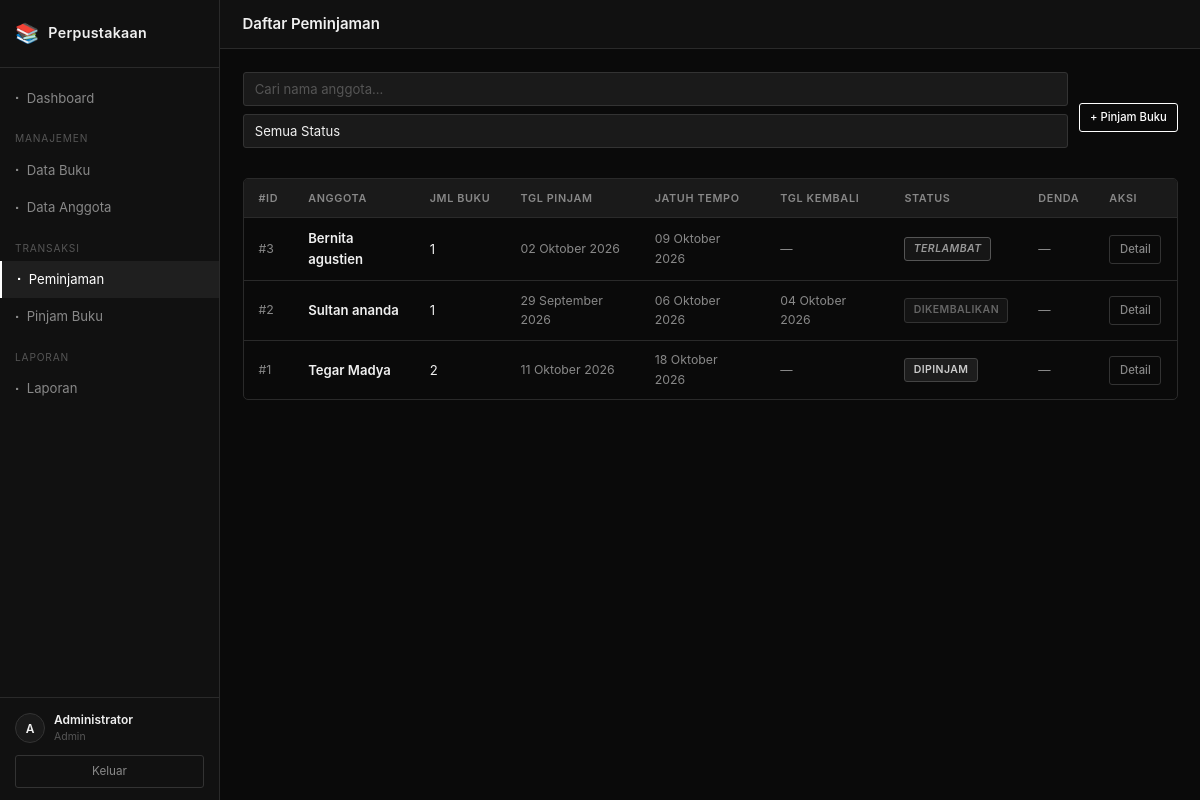
The app's page /admin/peminjaman/index.php (signed in) with its own data.
### tables this page shows
CREATE TABLE peminjaman (
    id                  INT UNSIGNED AUTO_INCREMENT PRIMARY KEY,
    user_id             INT UNSIGNED NOT NULL,
    tanggal_pinjam      DATE         NOT NULL,
    tanggal_jatuh_tempo DATE         NOT NULL,
    tanggal_kembali     DATE         DEFAULT NULL,
    status              ENUM('dipinjam','dikembalikan') NOT NULL DEFAULT 'dipinjam',
    denda               DECIMAL(12,2) NOT NULL DEFAULT 0.00,
    CONSTRAINT fk_peminjaman_user FOREIGN KEY (user_id) REFERENCES users(id) ON UPDATE CASCADE
);

CREATE TABLE users (
    id          INT UNSIGNED AUTO_INCREMENT PRIMARY KEY,
    nama        VARCHAR(100) NOT NULL,
    username    VARCHAR(50)  NOT NULL UNIQUE,
    password    VARCHAR(255) NOT NULL,
    role        ENUM('admin','anggota') NOT NULL DEFAULT 'anggota',
    no_hp       VARCHAR(20)  DEFAULT NULL,
    created_at  DATETIME     NOT NULL DEFAULT CURRENT_TIMESTAMP
);

### includes/fungsi.php (called while the page is built, shortened)
<?php
function formatTanggal(?string $tanggal): string {
    $bulan = [
        1=>'Januari',2=>'Februari',3=>'Maret',4=>'April',
        5=>'Mei',6=>'Juni',7=>'Juli',8=>'Agustus',
        9=>'September',10=>'Oktober',11=>'November',12=>'Desember'
    ];
    $d = new DateTime($tanggal);
    return $d->format('d') . ' ' . $bulan[(int)$d->format('n')] . ' ' . $d->format('Y');
}
function isTelat(string $jatuhTempo): bool {
    $today   = new DateTime();
    $expired = new DateTime($jatuhTempo);
    return $today > $expired;
}
function e(string $str): string {
    return htmlspecialchars($str, ENT_QUOTES, 'UTF-8');
}

### admin/peminjaman/index.php (the view, shortened to what this page needs)
<?php
require_once __DIR__ . '/../../config/koneksi.php';
require_once __DIR__ . '/../../includes/fungsi.php';
$filterStatus = $_GET['status'] ?? '';
$where = '';
$params = [];
$peminjaman = $pdo->prepare("
    SELECT p.*, u.nama,
           (SELECT COUNT(*) FROM detail_peminjaman dp WHERE dp.peminjaman_id = p.id) AS jumlah_buku
    FROM peminjaman p
    JOIN users u ON p.user_id = u.id
    $where
    ORDER BY p.id DESC
");
$peminjaman->execute($params);
$data = $peminjaman->fetchAll();
require_once __DIR__ . '/../../includes/header.php';
?>
<div class="toolbar">
    <div class="search-bar" style="flex:1;">
        <input type="text" class="form-control search-input"
               placeholder="Cari nama anggota..."
               data-search-target="#tablePinjam">
        <select class="form-control filter-select" onchange="window.location.href='?status='+this.value">
            <option value="" <?= $filterStatus === '' ? 'selected':'' ?>>Semua Status</option>
        </select>
    </div>
    <a href="<?= APP_URL ?>/admin/peminjaman/tambah.php" class="btn btn-primary btn-sm">
        + Pinjam Buku
    </a>
</div>
<div class="table-wrapper">
    <table id="tablePinjam">
        <thead>
            <tr>
                <th>#ID</th>
                <th>Anggota</th>
                <th>Jml Buku</th>
                <th>Tgl Pinjam</th>
                <th>Jatuh Tempo</th>
                <th>Tgl Kembali</th>
                <th>Status</th>
                <th>Denda</th>
                <th>Aksi</th>
            </tr>
        </thead>
        <tbody>
            <?php if (empty($data)): ?>
                <tr>
                    <td colspan="9" style="text-align:center;padding:2rem;color:var(--text-muted);">
                        Belum ada data peminjaman.
                    </td>
                </tr>
            <?php else: ?>
                <?php foreach ($data as $p): ?>
                    <?php $isLate = ($p['status'] === 'dipinjam' && isTelat($p['tanggal_jatuh_tempo'])); ?>
                    <tr>
                        <td class="td-muted">#<?= $p['id'] ?></td>
                        <td class="fw-bold"><?= e($p['nama']) ?></td>
                        <td><?= $p['jumlah_buku'] ?></td>
                        <td class="td-muted"><?= formatTanggal($p['tanggal_pinjam']) ?></td>
                        <td class="td-muted"><?= formatTanggal($p['tanggal_jatuh_tempo']) ?></td>
                        <td class="td-muted"><?= $p['tanggal_kembali'] ? formatTanggal($p['tanggal_kembali']) : '—' ?></td>
                        <td>
                            <?php if ($p['status'] === 'dikembalikan'): ?>
                                <span class="badge badge-dikembalikan">Dikembalikan</span>
                            <?php elseif ($isLate): ?>
                                <span class="badge badge-telat">Terlambat</span>
                            <?php else: ?>
                                <span class="badge badge-dipinjam">Dipinjam</span>
                            <?php endif; ?>
                        </td>
                        <td class="td-muted">
                            <?= $p['denda'] > 0 ? formatRupiah($p['denda']) : '—' ?>
                        </td>
                        <td>
                            <a href="<?= APP_URL ?>/admin/peminjaman/detail.php?id=<?= $p['id'] ?>"
                               class="btn btn-secondary btn-sm">Detail</a>
                        </td>
                    </tr>
                <?php endforeach; ?>
            <?php endif; ?>
        </tbody>
    </table>
</div>
<?php require_once __DIR__ . '/../../includes/footer.php'; ?>

### assets/css/style.css (style rules this page uses)
*, *::before, *::after { box-sizing: border-box; margin: 0; padding: 0; }
:root { --bg-base: #0a0a0a; --bg-surface: #111111; --bg-elevated: #1a1a1a; --bg-hover: #222222; --border: #2a2a2a; --border-light: #333333; --text-primary: #f0f0f0; --text-secondary: #888888; --text-muted: #555555; --white: #ffffff; --white-dim: rgba(255,255,255,0.06); --status-ok: #6a6a6a; --status-warn: #888888; --status-bad: #4a4a4a; --sidebar-w: 220px; --radius: 5px; --radius-sm: 3px; --transition: 0.15s ease; --font: -apple-system, BlinkMacSystemFont, 'Segoe UI', Roboto, Oxygen, Ubuntu, sans-serif; }
html { font-size: 15px; scroll-behavior: smooth; }
body { font-family: var(--font); background: var(--bg-base); color: var(--text-primary); line-height: 1.6; min-height: 100vh; }
a { color: inherit; text-decoration: none; }
.table-wrapper { overflow-x: auto; border: 1px solid var(--border); border-radius: var(--radius); }
table { width: 100%; border-collapse: collapse; font-size: 0.875rem; }
thead th { background: var(--bg-elevated); color: var(--text-secondary); font-size: 0.72rem; font-weight: 600; text-transform: uppercase; letter-spacing: 0.06em; padding: 0.7rem 1rem; border-bottom: 1px solid var(--border); text-align: left; white-space: nowrap; }
tbody td { padding: 0.65rem 1rem; border-bottom: 1px solid var(--border); color: var(--text-primary); vertical-align: middle; }
tbody tr:last-child td { border-bottom: none; }
.td-muted { color: var(--text-secondary); font-size: 0.82rem; }
.badge { display: inline-block; padding: 0.2rem 0.55rem; font-size: 0.7rem; font-weight: 600; letter-spacing: 0.04em; border-radius: var(--radius-sm); text-transform: uppercase; }
.badge-dipinjam { background: rgba(255,255,255,0.08); color: #ccc; border: 1px solid #444; }
.badge-dikembalikan { background: rgba(255,255,255,0.04); color: #666; border: 1px solid #333; }
.badge-telat { background: rgba(255,255,255,0.05); color: #999; border: 1px solid #555; font-style: italic; }
.form-control { width: 100%; background: var(--bg-elevated); border: 1px solid var(--border-light); border-radius: var(--radius-sm); color: var(--text-primary); padding: 0.55rem 0.75rem; font-size: 0.875rem; font-family: var(--font); transition: border-color var(--transition); -webkit-appearance: none; }
.form-control::placeholder { color: var(--text-muted); }
select.form-control { cursor: pointer; }
.btn { display: inline-flex; align-items: center; gap: 0.35rem; padding: 0.5rem 1rem; font-size: 0.8rem; font-weight: 500; font-family: var(--font); border-radius: var(--radius-sm); cursor: pointer; transition: background var(--transition), color var(--transition), border-color var(--transition); border: 1px solid transparent; text-decoration: none; }
.btn-primary { background: transparent; border-color: var(--white); color: var(--white); }
.btn-secondary { background: transparent; border-color: var(--border-light); color: var(--text-secondary); }
.btn-sm { padding: 0.3rem 0.65rem; font-size: 0.75rem; }
.search-bar { display: flex; gap: 0.5rem; margin-bottom: 1rem; flex-wrap: wrap; }
.search-input { flex: 1; min-width: 180px; }
.filter-select { min-width: 130px; }
.toolbar { display: flex; align-items: center; justify-content: space-between; gap: 0.75rem; margin-bottom: 1rem; flex-wrap: wrap; }
.fw-bold { font-weight: 600; }

### records on screen
peminjaman: id "3", user.nama "Bernita agustien", jumlah_buku "1", tanggal_pinjam "02 Oktober 2026", tanggal_jatuh_tempo "09 Oktober 2026", status "TERLAMBAT"
peminjaman: id "2", user.nama "Sultan ananda", jumlah_buku "1", tanggal_pinjam "29 September 2026", tanggal_jatuh_tempo "06 Oktober 2026", tanggal_kembali "04 Oktober 2026", status "DIKEMBALIKAN"
peminjaman: id "1", user.nama "Tegar Madya", jumlah_buku "2", tanggal_pinjam "11 Oktober 2026", tanggal_jatuh_tempo "18 Oktober 2026", status "DIPINJAM"

### other values on screen
APP_NAME "Perpustakaan"
substr($user['nama'], 0, 1) "A"
$user['nama'] "Administrator"
$user['role'] "Admin"
$pageTitle "Daftar Peminjaman"
